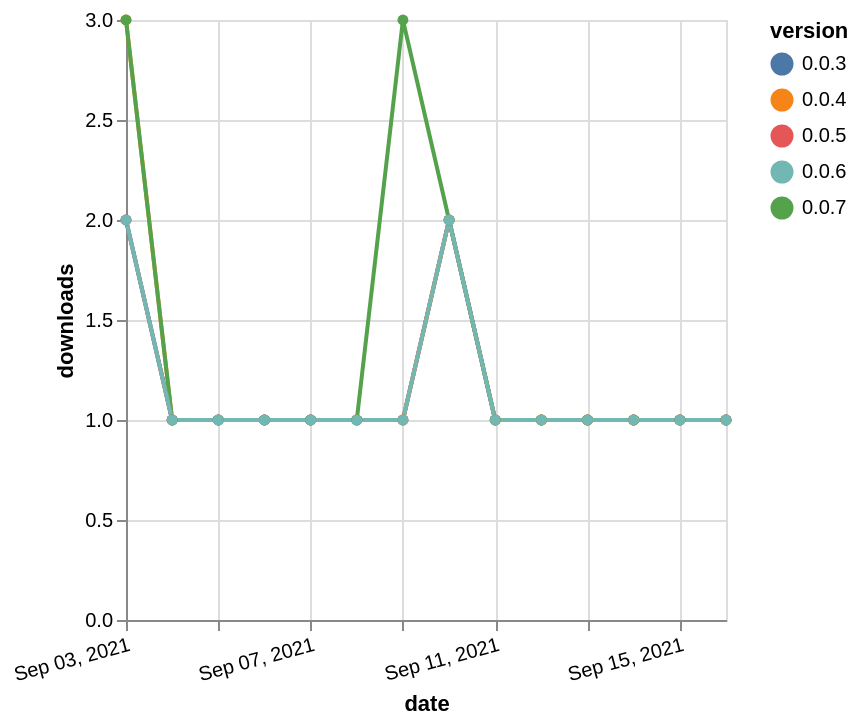

Source (Vega-Lite JSON):
### Vega-Lite specification from a JSON file in a GitHub repository (floating-point values rounded to 4 significant figures)
{"$schema": "https://vega.github.io/schema/vega-lite/v5.json", "description": "A simple bar chart with embedded data.", "data": {"values": [{"date": "2021-09-03", "total": 132, "delta": 2, "version": "0.0.3"}, {"date": "2021-09-04", "total": 133, "delta": 1, "version": "0.0.3"}, {"date": "2021-09-05", "total": 134, "delta": 1, "version": "0.0.3"}, {"date": "2021-09-06", "total": 135, "delta": 1, "version": "0.0.3"}, {"date": "2021-09-07", "total": 136, "delta": 1, "version": "0.0.3"}, {"date": "2021-09-08", "total": 137, "delta": 1, "version": "0.0.3"}, {"date": "2021-09-09", "total": 138, "delta": 1, "version": "0.0.3"}, {"date": "2021-09-10", "total": 140, "delta": 2, "version": "0.0.3"}, {"date": "2021-09-11", "total": 141, "delta": 1, "version": "0.0.3"}, {"date": "2021-09-12", "total": 142, "delta": 1, "version": "0.0.3"}, {"date": "2021-09-13", "total": 143, "delta": 1, "version": "0.0.3"}, {"date": "2021-09-14", "total": 144, "delta": 1, "version": "0.0.3"}, {"date": "2021-09-15", "total": 145, "delta": 1, "version": "0.0.3"}, {"date": "2021-09-16", "total": 146, "delta": 1, "version": "0.0.3"}, {"date": "2021-09-03", "total": 115, "delta": 2, "version": "0.0.5"}, {"date": "2021-09-04", "total": 116, "delta": 1, "version": "0.0.5"}, {"date": "2021-09-05", "total": 117, "delta": 1, "version": "0.0.5"}, {"date": "2021-09-06", "total": 118, "delta": 1, "version": "0.0.5"}, {"date": "2021-09-07", "total": 119, "delta": 1, "version": "0.0.5"}, {"date": "2021-09-08", "total": 120, "delta": 1, "version": "0.0.5"}, {"date": "2021-09-09", "total": 121, "delta": 1, "version": "0.0.5"}, {"date": "2021-09-10", "total": 123, "delta": 2, "version": "0.0.5"}, {"date": "2021-09-11", "total": 124, "delta": 1, "version": "0.0.5"}, {"date": "2021-09-12", "total": 125, "delta": 1, "version": "0.0.5"}, {"date": "2021-09-13", "total": 126, "delta": 1, "version": "0.0.5"}, {"date": "2021-09-14", "total": 127, "delta": 1, "version": "0.0.5"}, {"date": "2021-09-15", "total": 128, "delta": 1, "version": "0.0.5"}, {"date": "2021-09-16", "total": 129, "delta": 1, "version": "0.0.5"}, {"date": "2021-09-03", "total": 132, "delta": 3, "version": "0.0.4"}, {"date": "2021-09-04", "total": 133, "delta": 1, "version": "0.0.4"}, {"date": "2021-09-05", "total": 134, "delta": 1, "version": "0.0.4"}, {"date": "2021-09-06", "total": 135, "delta": 1, "version": "0.0.4"}, {"date": "2021-09-07", "total": 136, "delta": 1, "version": "0.0.4"}, {"date": "2021-09-08", "total": 137, "delta": 1, "version": "0.0.4"}, {"date": "2021-09-09", "total": 138, "delta": 1, "version": "0.0.4"}, {"date": "2021-09-10", "total": 140, "delta": 2, "version": "0.0.4"}, {"date": "2021-09-11", "total": 141, "delta": 1, "version": "0.0.4"}, {"date": "2021-09-12", "total": 142, "delta": 1, "version": "0.0.4"}, {"date": "2021-09-13", "total": 143, "delta": 1, "version": "0.0.4"}, {"date": "2021-09-14", "total": 144, "delta": 1, "version": "0.0.4"}, {"date": "2021-09-15", "total": 145, "delta": 1, "version": "0.0.4"}, {"date": "2021-09-16", "total": 146, "delta": 1, "version": "0.0.4"}, {"date": "2021-09-03", "total": 32, "delta": 3, "version": "0.0.7"}, {"date": "2021-09-04", "total": 33, "delta": 1, "version": "0.0.7"}, {"date": "2021-09-05", "total": 34, "delta": 1, "version": "0.0.7"}, {"date": "2021-09-06", "total": 35, "delta": 1, "version": "0.0.7"}, {"date": "2021-09-07", "total": 36, "delta": 1, "version": "0.0.7"}, {"date": "2021-09-08", "total": 37, "delta": 1, "version": "0.0.7"}, {"date": "2021-09-09", "total": 40, "delta": 3, "version": "0.0.7"}, {"date": "2021-09-10", "total": 42, "delta": 2, "version": "0.0.7"}, {"date": "2021-09-11", "total": 43, "delta": 1, "version": "0.0.7"}, {"date": "2021-09-12", "total": 44, "delta": 1, "version": "0.0.7"}, {"date": "2021-09-13", "total": 45, "delta": 1, "version": "0.0.7"}, {"date": "2021-09-14", "total": 46, "delta": 1, "version": "0.0.7"}, {"date": "2021-09-15", "total": 47, "delta": 1, "version": "0.0.7"}, {"date": "2021-09-16", "total": 48, "delta": 1, "version": "0.0.7"}, {"date": "2021-09-03", "total": 82, "delta": 2, "version": "0.0.6"}, {"date": "2021-09-04", "total": 83, "delta": 1, "version": "0.0.6"}, {"date": "2021-09-05", "total": 84, "delta": 1, "version": "0.0.6"}, {"date": "2021-09-06", "total": 85, "delta": 1, "version": "0.0.6"}, {"date": "2021-09-07", "total": 86, "delta": 1, "version": "0.0.6"}, {"date": "2021-09-08", "total": 87, "delta": 1, "version": "0.0.6"}, {"date": "2021-09-09", "total": 88, "delta": 1, "version": "0.0.6"}, {"date": "2021-09-10", "total": 90, "delta": 2, "version": "0.0.6"}, {"date": "2021-09-11", "total": 91, "delta": 1, "version": "0.0.6"}, {"date": "2021-09-12", "total": 92, "delta": 1, "version": "0.0.6"}, {"date": "2021-09-13", "total": 93, "delta": 1, "version": "0.0.6"}, {"date": "2021-09-14", "total": 94, "delta": 1, "version": "0.0.6"}, {"date": "2021-09-15", "total": 95, "delta": 1, "version": "0.0.6"}, {"date": "2021-09-16", "total": 96, "delta": 1, "version": "0.0.6"}]}, "width": "container", "mark": {"type": "line", "point": {"filled": true}}, "encoding": {"x": {"field": "date", "type": "temporal", "timeUnit": "yearmonthdate", "title": "date", "axis": {"labelAngle": -15}}, "y": {"field": "delta", "type": "quantitative", "title": "downloads"}, "color": {"field": "version", "type": "nominal"}, "tooltip": {"field": "delta"}}}
